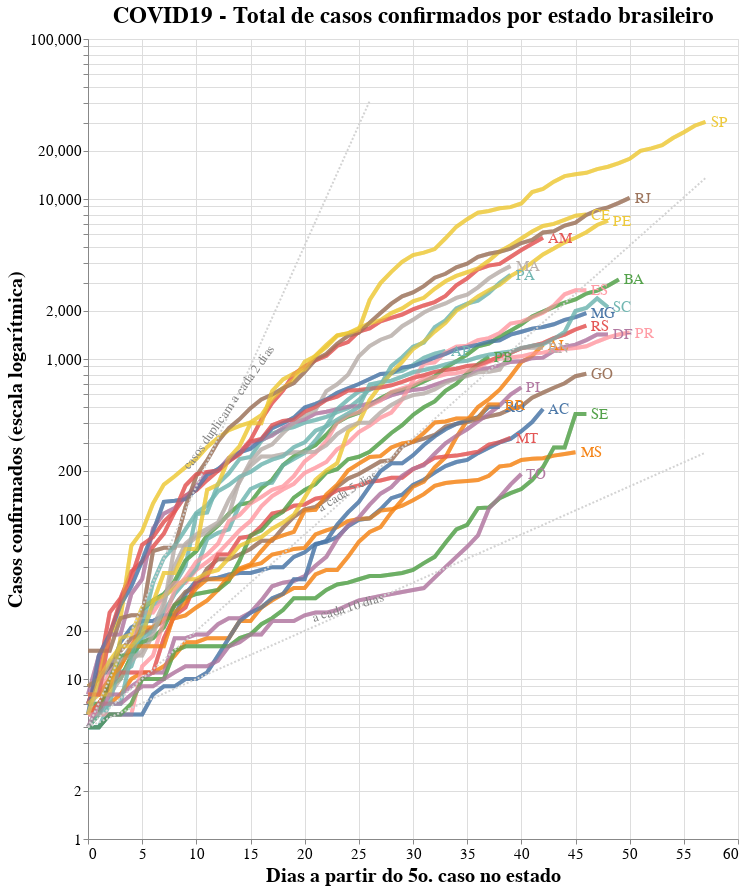

Notebook source saved alongside this figure:
### Code cell
import altair as alt

# Selection tool
selection = alt.selection_single(fields=['state'])
# Color change when clicked
color = alt.condition(selection,
                    alt.Color('state:N'),
                    alt.value('lightgray'))


# Base altair plot 
base = alt.Chart(cases_long, title="COVID19 - Total de casos confirmados por estado brasileiro").mark_line(strokeWidth=4, opacity=0.7).encode(
    x=alt.X('Day'),
    y=alt.Y('confirmed', scale=alt.Scale(type='log')),
    color=alt.Color('state', legend=None),
).properties(
    width=650,
    height=800
)

# Chart
chart = base.encode(
  color=alt.condition(selection, 'state:N', alt.value('lightgray')),
  tooltip=['state:N', 'yearmonthdate(Date):N', 'confirmed:N']
).add_selection(
  selection
)

# Overlay
overlay = base.encode(
  color='state',
  opacity=alt.value(0.5),
).transform_filter(
  selection
)

# Text labels
text = base.mark_text(
    align='left',
    dx=5,
    size=15
).encode(
    x=alt.X('Day', aggregate='max',  axis=alt.Axis(title='Dias a partir do 5o. caso no estado')),
    y=alt.Y('confirmed', aggregate={'argmax': 'Day'}, axis=alt.Axis(title='Casos confirmados (escala logarítmica)')),
    text='state'
).transform_filter(
    selection
)

# Add doubling line

## Death doubles every 2 days
j = 0
for i in range(0,cases_long.Day.max()):
    if 5*pow(2,(i/2)) < cases_long.confirmed.max():
      j = i+2

source2 = alt.sequence(start=0, stop=j, step=1, as_='x')

double2 = alt.Chart(source2).mark_line(strokeDash=[2,2]).transform_calculate(
    double2='5*pow(2,(datum.x/2))'
).transform_fold(
    ['double2']
).encode(
    x='x:Q',
    y='value:Q',
    color=alt.value('lightgray')
)

text2 = alt.Chart({'values':[{'x': 13, 'y': 500}]}).mark_text(
    text='casos duplicam a cada 2 dias', angle=305,
    size=13,
    color = 'gray'
).encode(
    x='x:Q', y='y:Q'
)

## Cases doubles every 5 days
j = 0
for i in range(0,cases_long.Day.max()):
    if 5*pow(2,(i/5)) < cases_long.confirmed.max():
      j = i+2

source5 = alt.sequence(start=0, stop=j, step=1, as_='x')

double5 = alt.Chart(source5).mark_line(strokeDash=[2,2]).transform_calculate(
    double5='5*pow(2,(datum.x/5))'
).transform_fold(
    ['double5']
).encode(
    x='x:Q',
    y='value:Q',
    color=alt.value('lightgray')
)

text5 = alt.Chart({'values':[{'x': 24, 'y': 150}]}).mark_text(
    text='a cada 5 dias', angle=329,
    size=13,
    color = 'gray'
).encode(
    x='x:Q', y='y:Q'
)

## Cases doubles every 10 days
j = 0
for i in range(0,cases_long.Day.max()):
    if 5*pow(2,(i/10)) < cases_long.confirmed.max():
      j = i+2

source10 = alt.sequence(start=0, stop=j, step=1, as_='x')

double10 = alt.Chart(source10).mark_line(strokeDash=[2,2]).transform_calculate(
    double10='5*pow(2,(datum.x/10))'
).transform_fold(
    ['double10']
).encode(
    x='x:Q',
    y='value:Q',
    color=alt.value('lightgray')
)

text10 = alt.Chart({'values':[{'x': 24, 'y': 28}]}).mark_text(
    text='a cada 10 dias', angle=343,
    size=13,
    color = 'gray'
).encode(
    x='x:Q', y='y:Q'
)

# Sum it all up
alt.layer(chart, overlay, text, double2, double5, double10, text2, text5, text10).configure_axis(
    labelFontSize=15,
    titleFontSize=20
).configure_title(
    fontSize=23
)


# Sum em up!
#chart + overlay + text

### Figure 1 — Vega-Lite specification as saved in the notebook (floating-point values rounded to 4 significant figures; data arrays with more than 128 entries replaced by an {"elided": "..."} marker saying what was removed)
{"config": {"view": {"continuousWidth": 400, "continuousHeight": 300}, "axis": {"labelFontSize": 15, "titleFontSize": 20}, "title": {"fontSize": 23}}, "layer": [{"data": {"name": "data-47a7d5ab6feaa80fb9e61f357f672776"}, "mark": {"type": "line", "opacity": 0.7, "strokeWidth": 4}, "encoding": {"color": {"condition": {"type": "nominal", "field": "state", "selection": "selector001"}, "value": "lightgray"}, "tooltip": [{"type": "nominal", "field": "state"}, {"type": "nominal", "field": "Date", "timeUnit": "yearmonthdate"}, {"type": "nominal", "field": "confirmed"}], "x": {"type": "quantitative", "field": "Day"}, "y": {"type": "quantitative", "field": "confirmed", "scale": {"type": "log"}}}, "height": 800, "selection": {"selector001": {"type": "single", "fields": ["state"]}}, "title": "COVID19 - Total de casos confirmados por estado brasileiro", "width": 650}, {"data": {"name": "data-47a7d5ab6feaa80fb9e61f357f672776"}, "mark": {"type": "line", "opacity": 0.7, "strokeWidth": 4}, "encoding": {"color": {"type": "nominal", "field": "state"}, "opacity": {"value": 0.5}, "x": {"type": "quantitative", "field": "Day"}, "y": {"type": "quantitative", "field": "confirmed", "scale": {"type": "log"}}}, "height": 800, "title": "COVID19 - Total de casos confirmados por estado brasileiro", "transform": [{"filter": {"selection": "selector001"}}], "width": 650}, {"data": {"name": "data-47a7d5ab6feaa80fb9e61f357f672776"}, "mark": {"type": "text", "align": "left", "dx": 5, "size": 15}, "encoding": {"color": {"type": "nominal", "field": "state", "legend": null}, "text": {"type": "nominal", "field": "state"}, "x": {"type": "quantitative", "aggregate": "max", "axis": {"title": "Dias a partir do 5o. caso no estado"}, "field": "Day"}, "y": {"type": "quantitative", "aggregate": {"argmax": "Day"}, "axis": {"title": "Casos confirmados (escala logarítmica)"}, "field": "confirmed"}}, "height": 800, "title": "COVID19 - Total de casos confirmados por estado brasileiro", "transform": [{"filter": {"selection": "selector001"}}], "width": 650}, {"data": {"sequence": {"start": 0, "stop": 27, "step": 1, "as": "x"}}, "mark": {"type": "line", "strokeDash": [2, 2]}, "encoding": {"color": {"value": "lightgray"}, "x": {"type": "quantitative", "field": "x"}, "y": {"type": "quantitative", "field": "value"}}, "transform": [{"calculate": "5*pow(2,(datum.x/2))", "as": "double2"}, {"fold": ["double2"]}]}, {"data": {"sequence": {"start": 0, "stop": 58, "step": 1, "as": "x"}}, "mark": {"type": "line", "strokeDash": [2, 2]}, "encoding": {"color": {"value": "lightgray"}, "x": {"type": "quantitative", "field": "x"}, "y": {"type": "quantitative", "field": "value"}}, "transform": [{"calculate": "5*pow(2,(datum.x/5))", "as": "double5"}, {"fold": ["double5"]}]}, {"data": {"sequence": {"start": 0, "stop": 58, "step": 1, "as": "x"}}, "mark": {"type": "line", "strokeDash": [2, 2]}, "encoding": {"color": {"value": "lightgray"}, "x": {"type": "quantitative", "field": "x"}, "y": {"type": "quantitative", "field": "value"}}, "transform": [{"calculate": "5*pow(2,(datum.x/10))", "as": "double10"}, {"fold": ["double10"]}]}, {"data": {"name": "data-bf3a284e2fbb064d7dde36f27f5d5a49"}, "mark": {"type": "text", "angle": 305, "color": "gray", "size": 13, "text": "casos duplicam a cada 2 dias"}, "encoding": {"x": {"type": "quantitative", "field": "x"}, "y": {"type": "quantitative", "field": "y"}}}, {"data": {"name": "data-a5e84210b4d4cca84e8909f0953192d0"}, "mark": {"type": "text", "angle": 329, "color": "gray", "size": 13, "text": "a cada 5 dias"}, "encoding": {"x": {"type": "quantitative", "field": "x"}, "y": {"type": "quantitative", "field": "y"}}}, {"data": {"name": "data-dbb29c180f31612da348591fe6fbeab2"}, "mark": {"type": "text", "angle": 343, "color": "gray", "size": 13, "text": "a cada 10 dias"}, "encoding": {"x": {"type": "quantitative", "field": "x"}, "y": {"type": "quantitative", "field": "y"}}}], "$schema": "https://vega.github.io/schema/vega-lite/v4.8.1.json", "datasets": {"data-47a7d5ab6feaa80fb9e61f357f672776": {"elided": "1209 records"}, "data-bf3a284e2fbb064d7dde36f27f5d5a49": [{"x": 13, "y": 500}], "data-a5e84210b4d4cca84e8909f0953192d0": [{"x": 24, "y": 150}], "data-dbb29c180f31612da348591fe6fbeab2": [{"x": 24, "y": 28}]}}
